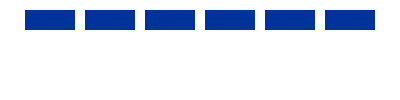
Frame 1 (no input)
Frame 60 (the mouse pressed at the canvas centre just before this capture): identical to frame 1, image omitted
Frame 120 (the mouse held since frame 60 and released just before this capture): identical to frame 1, image omitted

The Processing sketch that drew this single still picture (run headless with seeded random() and noise(); from frame 60 on, the mouse is pressed at the canvas centre):

// Processing sketch: fp_pg_q_03_04
// ── fp_pg_q_03_04.pde
void setup() {
  size(400, 100);
  background(255, 255, 255);
}

// 問題 3.4 算術演算子を用いて 400 画素 ×100 画素のウインドウに 50 画素 ×20 画素の大きさの矩形を横方向に 10 画
// 素の間隔を空けて 5 個並べよ．ただし，上辺と左辺からともに 10 画素間隔を空けること．
void draw() {
  int y = 10;
  noStroke();
  fill(0,51,153);
  for(int x = 25; x <= (25 + (60 * 5)); x+=60){
      rect(x, y, 50, 20);
  }
}
